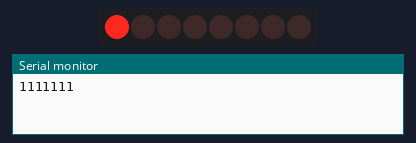
The program below on a simulated Arduino Uno, built with avr-gcc and run on an emulated ATmega328P. Shown: 8 shift-register outputs drawn as a row of LEDs (first output left, lit = HIGH), the last lines printed to the serial monitor. Wiring (inferred from the names in the program): shift register (74HC595): data pin 9; shift clock pin 11; latch pin 12. Wiring (inferred from the signals the program sends): row of LEDs: on Q0, Q1, Q2, Q3, Q4, Q5, Q6, Q7.

Above: at 0.2 s.
At 1.2 s:
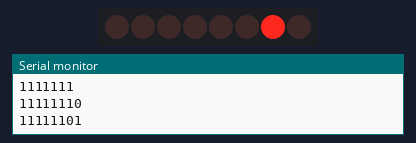
At 1.7 s:
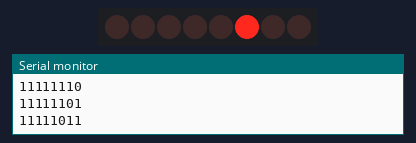
At 2.2 s:
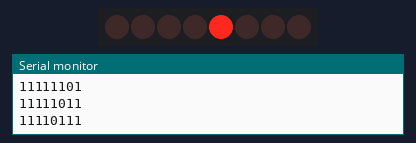
At 3.2 s:
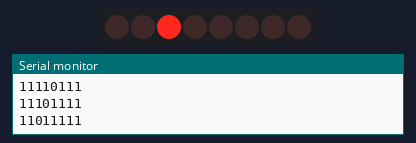
At 4.7 s:
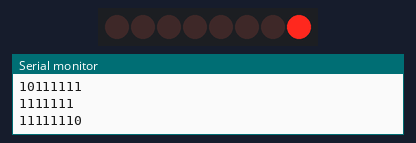
Timing chart, 0 to 5.2 s (numbered marks = the images above):
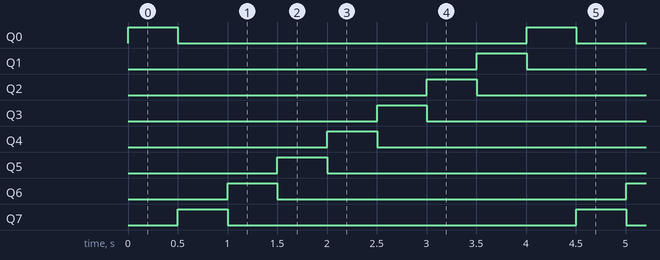

Measured:
- by itself, Q0–7: alternates HIGH for 0.50 s and LOW for 3.5 s
- by itself, everything shown: repeats every 4.0 s, in 8 steps

The program:

main.cpp
```cpp
#include "HardwareSerial.h"
#include "Print.h"
#include <Arduino.h>

void updateRegister();

int dataPin = 9;
int clockPin = 11;
int latchPin = 12;

byte data = 0x7f;

void setup()
{
	Serial.begin(9600);
	pinMode(dataPin, OUTPUT);
	pinMode(clockPin, OUTPUT);
	pinMode(latchPin, OUTPUT);
}

void loop()
{
	updateRegister();
	Serial.println(data, BIN);

	delay(500);

	//data /= 2; // shift right
	//data *= 2; // shift left
	//data = data / 2 + data * 128; // circular shift left
	data = data * 2 + data / 128; // circular shift right
}

void updateRegister()
{
	digitalWrite(latchPin, LOW);
	shiftOut(dataPin, clockPin, LSBFIRST, data);
	digitalWrite(latchPin, HIGH);
}
```
